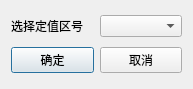
<?xml version="1.0" encoding="UTF-8"?>
<ui version="4.0">
 <class>QSttZoneIndexSetDlg</class>
 <widget class="QDialog" name="QSttZoneIndexSetDlg">
  <property name="geometry">
   <rect>
    <x>0</x>
    <y>0</y>
    <width>193</width>
    <height>89</height>
   </rect>
  </property>
  <property name="windowTitle">
   <string>Dialog</string>
  </property>
  <layout class="QVBoxLayout" name="verticalLayout_2">
   <item>
    <layout class="QHBoxLayout" name="m_wndFrameZone">
     <item>
      <widget class="QLabel" name="m_lblZone">
       <property name="text">
        <string>选择定值区号</string>
       </property>
      </widget>
     </item>
     <item>
      <widget class="QComboBox" name="m_cmbZone"/>
     </item>
    </layout>
   </item>
   <item>
    <layout class="QHBoxLayout" name="m_wndFrameBtns">
     <item>
      <widget class="QPushButton" name="m_btnOK">
       <property name="text">
        <string>确定</string>
       </property>
      </widget>
     </item>
     <item>
      <widget class="QPushButton" name="m_btnCancel">
       <property name="text">
        <string>取消</string>
       </property>
      </widget>
     </item>
    </layout>
   </item>
  </layout>
 </widget>
 <resources/>
 <connections/>
</ui>
